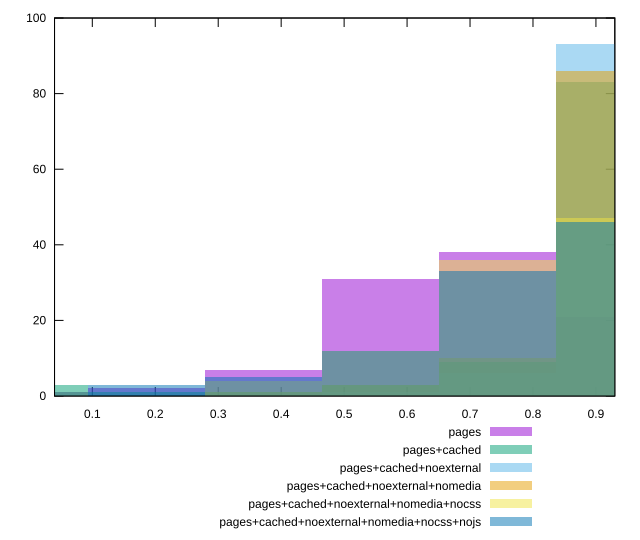

Write the gnuplot code that produced this figure.
reset

$pages <<EOF
0.1860744552621028 2
0.3721489105242056 7
0.7442978210484112 38
0.5582233657863085 31
0 1
0.930372276310514 21
EOF

$pagesCached <<EOF
0.930372276310514 83
0.7442978210484112 9
0 3
0.1860744552621028 1
0.3721489105242056 1
0.5582233657863085 3
EOF

$pagesCachedNoexternal <<EOF
0.930372276310514 93
0.7442978210484112 6
0.5582233657863085 1
EOF

$pagesCachedNoexternalNomedia <<EOF
0.930372276310514 86
0.7442978210484112 10
0.5582233657863085 3
0.3721489105242056 1
EOF

$pagesCachedNoexternalNomediaNocss <<EOF
0.930372276310514 47
0.7442978210484112 36
0.5582233657863085 12
0 1
0.3721489105242056 4
EOF

$pagesCachedNoexternalNomediaNocssNojs <<EOF
0.7442978210484112 33
0.930372276310514 46
0.5582233657863085 12
0.3721489105242056 5
0.1860744552621028 3
0 1
EOF

set key outside below
set boxwidth 0.1860744552621028
set xrange [0.04:0.93]
set yrange [0:100]
set trange [0:100]
set style fill transparent solid 0.5 noborder
set terminal svg size 640, 540 enhanced background rgb 'white'
set output "reprap/total-blocking-time/comparison/histogram/all_score.svg"

plot $pages title "pages" with boxes, \
     $pagesCached title "pages+cached" with boxes, \
     $pagesCachedNoexternal title "pages+cached+noexternal" with boxes, \
     $pagesCachedNoexternalNomedia title "pages+cached+noexternal+nomedia" with boxes, \
     $pagesCachedNoexternalNomediaNocss title "pages+cached+noexternal+nomedia+nocss" with boxes, \
     $pagesCachedNoexternalNomediaNocssNojs title "pages+cached+noexternal+nomedia+nocss+nojs" with boxes

reset
